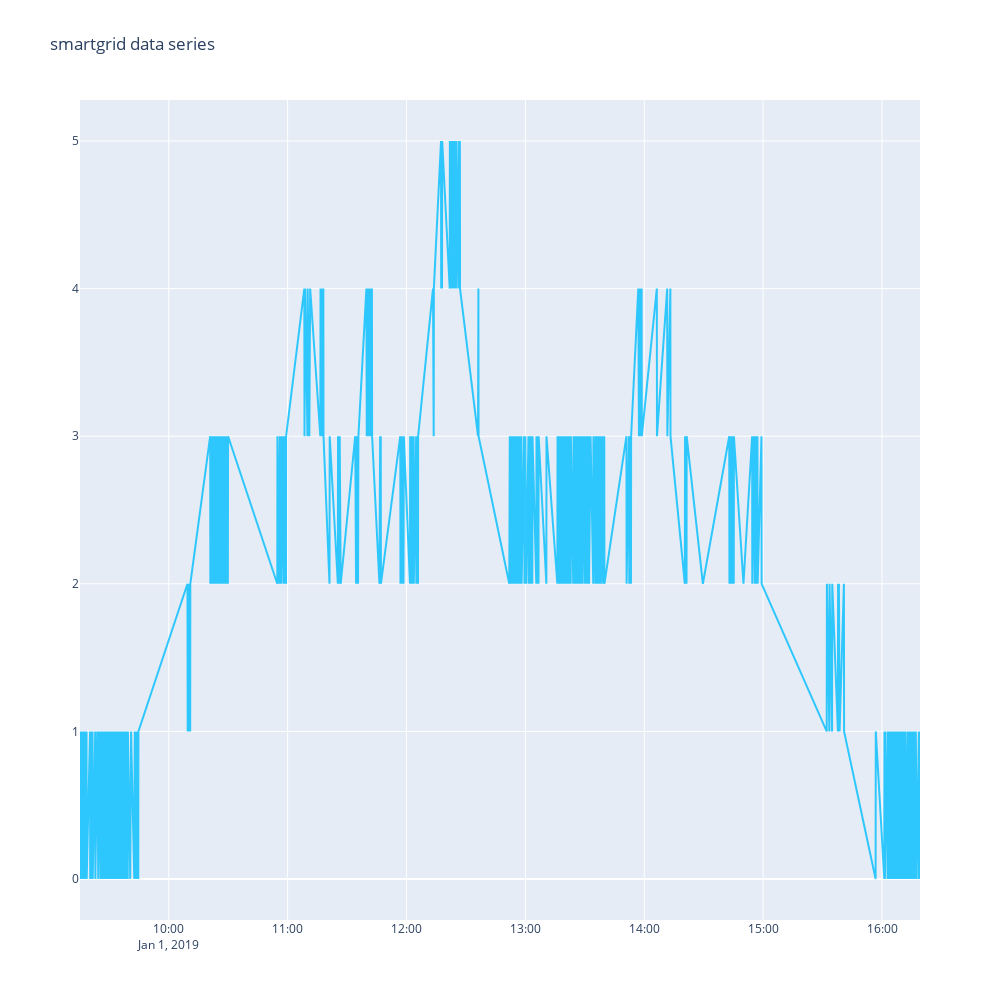

Write notebook code for a chart like this one.
### Code cell
fig = make_subplots(
    rows=1, cols=1, shared_xaxes=True, vertical_spacing=0.02
)

fig.add_trace(go.Scatter(
                x=x[0:nb_pts],
                y=[float(item.replace(',', '.')) for item in df["value"][0:nb_pts]],
                name="value",
                line_color='deepskyblue',
                line_width = 2,
                opacity=0.8),
              row=1, col=1)

fig.update_layout(height=1000, width=1000,
                  title_text="smartgrid data series")
fig.show()

### Figure 1 — Plotly figure (JSON) as saved in the notebook; plotly's stock layout.template omitted (floating-point values rounded to 4 significant figures; data arrays with more than 128 entries replaced by an {"elided": "..."} marker saying what was removed)
{"data": [{"line": {"color": "deepskyblue", "width": 2}, "name": "value", "opacity": 0.8, "type": "scatter", "x": {"elided": "694 str values"}, "xaxis": "x", "y": {"elided": "10000 int values"}, "yaxis": "y"}], "layout": {"height": 1000, "title": {"text": "smartgrid data series"}, "width": 1000, "xaxis": {"anchor": "y", "domain": [0, 1]}, "yaxis": {"anchor": "x", "domain": [0, 1]}}}
